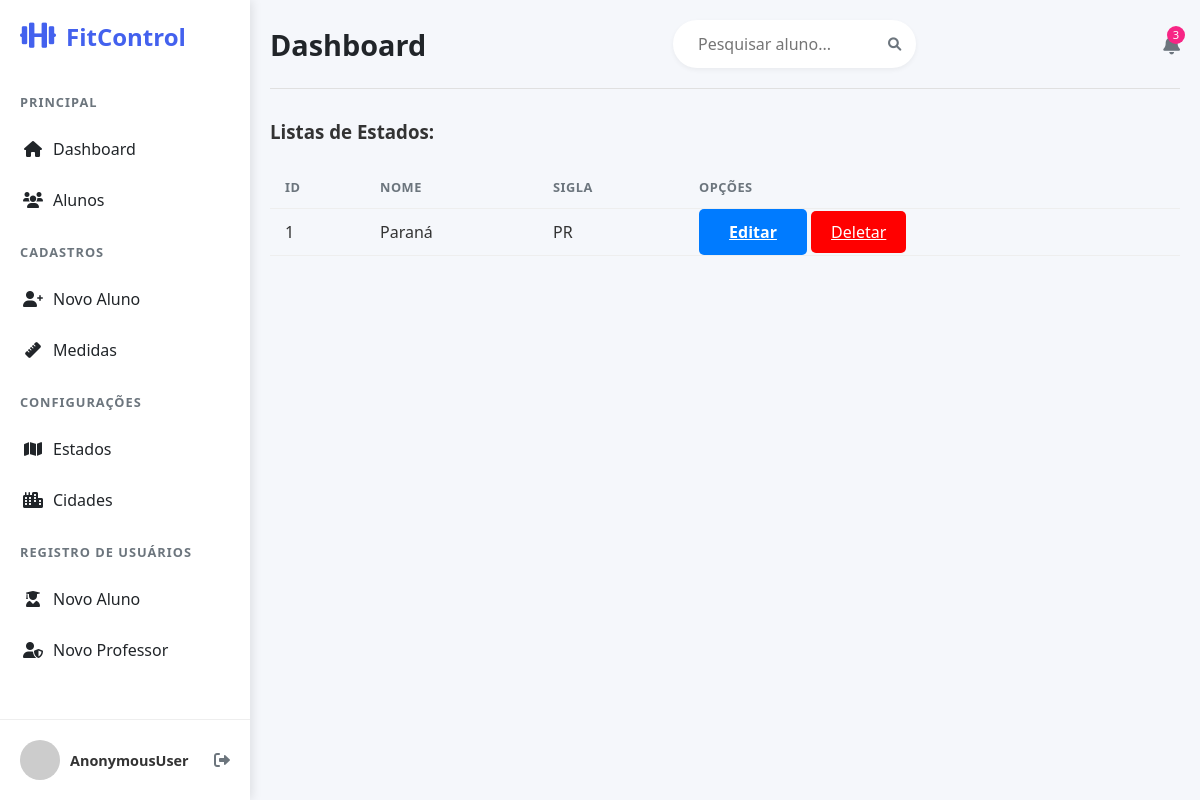
Page /listar/estado/ on the committed database.
### usuarios/models.py (models this page shows, shortened)
class Estado(models.Model):
    nome = models.CharField(max_length=30, verbose_name="Nome do Estado")
    sigla = models.CharField(max_length=2, verbose_name="Sigla do Estado")

### usuarios/views.py (the view)
# urls.py: path('listar/estado/', EstadoList.as_view(), name='listar_estado'),
class EstadoList(ListView):
    model = Estado
    template_name = 'cadastros/listas/estado.html'

### usuarios/templates/cadastros/listas/estado.html (shortened to what this page needs)
{% extends 'paginas/modelo.html' %}
{% load static %}
{% block conteudo %}
<h3>Listas de Estados:</h3>
<br>
<div>
    <table class= "table table-striped">
        <tr>
            <th>ID</th>
            <th>Nome</th>
            <th>Sigla</th>
            <th>Opções</th>
        </tr>
        {% for estados in object_list%}
        <tr>
            <td>{{ estados.id }}</td>
            <td>{{ estados.nome }}</td>
            <td>{{ estados.sigla }}</td>
            <td>
                <a class="btn btn-primary" href="{% url 'editar_estado' estados.id %}" title="Editar">Editar</a>
                <a class="btn-danger" href="{% url 'excluir_estado' estados.id %}" title="Excluir">Deletar</a>
            </td>
        </tr>
        {% empty %}
        <tr>
            <td>Nenhum Estado registrado.</td>
        </tr>
        {% endfor %}
</table>
</div>
{% endblock%}

### static/css/main.css (style rules this page uses)
* { margin: 0; padding: 0; box-sizing: border-box; font-family: 'Segoe UI', Tahoma, Geneva, Verdana, sans-serif; }
body { background-color: #f5f5f5; color: #333; }
:root { --primary-color: #4361ee; --secondary-color: #3f37c9; --accent-color: #4895ef; --success-color: #4cc9f0; --danger-color: #f72585; --warning-color: #f8961e; --info-color: #43aa8b; --light-color: #f8f9fa; --dark-color: #212529; --gray-color: #6c757d; --sidebar-width: 250px; }
table { width: 100%; border-collapse: collapse; }
table th, table td { padding: 12px 15px; text-align: left; border-bottom: 1px solid #eee; }
table th { font-weight: 600; color: var(--gray-color); font-size: 0.8rem; text-transform: uppercase; letter-spacing: 0.5px; }

### static/css/form_cadastro.css (style rules this page uses)
.btn-primary { padding: 12px 30px; background: #007bff; color: white; border: none; border-radius: 5px; cursor: pointer; font-size: 16px; font-weight: 600; transition: background 0.3s; }

### static/css/aluno_form.css (style rules this page uses)
body { font-family: 'Segoe UI', Tahoma, Geneva, Verdana, sans-serif; background-color: #f5f7fb; margin: 0; padding: 0; color: #333; }

### static/css/lista.css (style rules this page uses)
.btn-danger { background-color: red; color: white; border: none; padding: 10px 20px; border-radius: 5px; cursor: pointer; transition: background-color 0.3s; }

### rows in the picture
Estado: id "1", nome "Paraná", sigla "PR"

### other values in the picture
{{ request.user }} "AnonymousUser"
